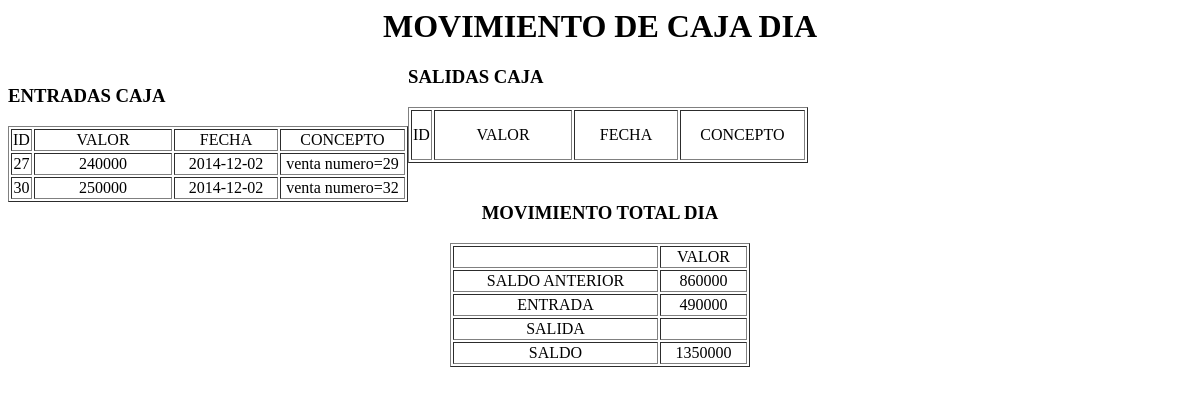
Screenshot of /modulos/caja/informe/informe.php?fecha=2014-12-02 with the database file from the repository.
### tables this page shows
CREATE TABLE IF NOT EXISTS `entrada_caja` (
`identrada_caja` bigint(20) NOT NULL,
  `idcaja` int(4) NOT NULL,
  `valor` int(10) NOT NULL,
  `fecha_hora` datetime NOT NULL,
  `concepto` varchar(60) NOT NULL,
  `fecha` date NOT NULL
);

### modulos/caja/informe/informe.php (the view, shortened to what this page needs)
<?PHP
$fecha=$_GET['fecha'];
?>
<head>
    <link href="../../../css/tablas.css" rel="stylesheet" type="text/css"/>
</head>
<h1 style="text-align: center">MOVIMIENTO DE CAJA DIA <?php echo $fecha1; ?></h1>
<div class="tipobodega">
<div id="entradacaja" style = "float: left"><table style="width: 400px; height: 56px;" border="1">
         <h3>ENTRADAS CAJA</h3>
      <tbody style="text-align: center">
        <tr>
          <td ><center>ID</center></td>
          <td style="width: 307.533px;"><center>VALOR</center></td>
          <td style="width: 200.067px;"><center>FECHA</center></td>
          <td style="width: 200.067px;"><center>CONCEPTO</center></td>
        </tr>
        <?php
        include_once '../../../class/conexion.php';
        $sql1="select * from entrada_caja where entrada_caja.fecha like '".$fecha."' and idcaja=1";
        $dato=  mysqli_query($miconexion,$sql1);
         while($rs=mysqli_fetch_array($dato)){
        echo "
             <tr>
             <td >
        ".$rs["identrada_caja"]."
          </td>
          <td >
             <p style='text-align: center'>".$rs["valor"]."</p>
          </td>
          <td >
          ".$rs["fecha"]."
          </td>
          <td>
          ".$rs["concepto"]."
          </td>
        </tr>
         "  ; } ?>
      </tbody>
    </table>  </div>
<div id="salidacaja" ><table style="width: 400px; height: 56px;" border="1">
        <P></P> <h3>SALIDAS CAJA</h3>
        <tbody style="text-align: center">
        <tr>
          <td ><center>ID</center></td>
          <td style="width: 307.533px;"><center>VALOR</center></td>
          <td style="width: 200.067px;"><center>FECHA</center></td>
          <td style="width: 200.067px;"><center>CONCEPTO</center></td>
        </tr>
      </tbody>
    </table>  </div></div>
<div id="extractocajadia" style="clear: both" ><center><table style="width: 300px; height: 56px; " border="1">
        <div style="text-align: center;" ><h3>MOVIMIENTO TOTAL DIA</h3>
            <tbody style="text-align: center;">
        <tr>
          <td ><center></center></td>
          <td ><center>VALOR</center></td>
        </tr>
        <?php
        include_once '../../../class/conexion.php';
        $sql1="select SUM(valor)as totalsalida from salida_caja where salida_caja.fecha like '".$fecha."' and idcaja=1";
        $dato=  mysqli_query($miconexion,$sql1);
         while($rs=mysqli_fetch_array($dato)){
            $salida=$rs['totalsalida'];
         }
          $sql1="select SUM(valor)as totalentrada from entrada_caja where entrada_caja.fecha like '".$fecha."' and idcaja=1";
        $dato=  mysqli_query($miconexion,$sql1);
         while($rs=mysqli_fetch_array($dato)){
            $entrada=$rs['totalentrada'];
         }
        $sql1="select SUM(valor)as entradas from entrada_caja WHERE fecha < '".$fecha."' and idcaja=1";
        $dato=  mysqli_query($miconexion,$sql1);
         while($rs=mysqli_fetch_array($dato)){
           $entradaanterior=$rs['entradas'];
         }
         $sql1="select SUM(valor)as salidas from salida_caja WHERE fecha < '".$fecha." ' and idcaja=1";
        $dato=  mysqli_query($miconexion,$sql1);
         while($rs=mysqli_fetch_array($dato)){
           $salidaanterior=$rs['salidas'];
         }
         $saldoanterior=$entradaanterior-$salidaanterior;
        $movimientocaja=$saldoanterior+$entrada-$salida;
         ?>
        <tr>
          <td ><center>SALDO ANTERIOR</center></td>
          <td ><center> <?php echo $saldoanterior;?>  </center></td>
        </tr>
        <tr>
          <td ><center>ENTRADA</center></td>
          <td ><center> <?php echo $entrada;?>  </center></td>
        </tr>
         <tr>
          <td ><center>SALIDA</center></td>
          <td ><center> <?php echo $salida;?>  </center></td>
        </tr>
         <tr>
          <td ><center>SALDO</center></td>
          <td><center> <?php echo $movimientocaja;?> </center></td>
        </tr>
      </tbody>
    </table> </CENTER> </div></div>

### rows the page displays
entrada_caja: identrada_caja "27", valor "240000", fecha "2014-12-02", concepto "venta numero=29"
entrada_caja: identrada_caja "30", valor "250000", fecha "2014-12-02", concepto "venta numero=32"

### other values shown
$saldoanterior "860000"
$entrada "490000"
$movimientocaja "1350000"
